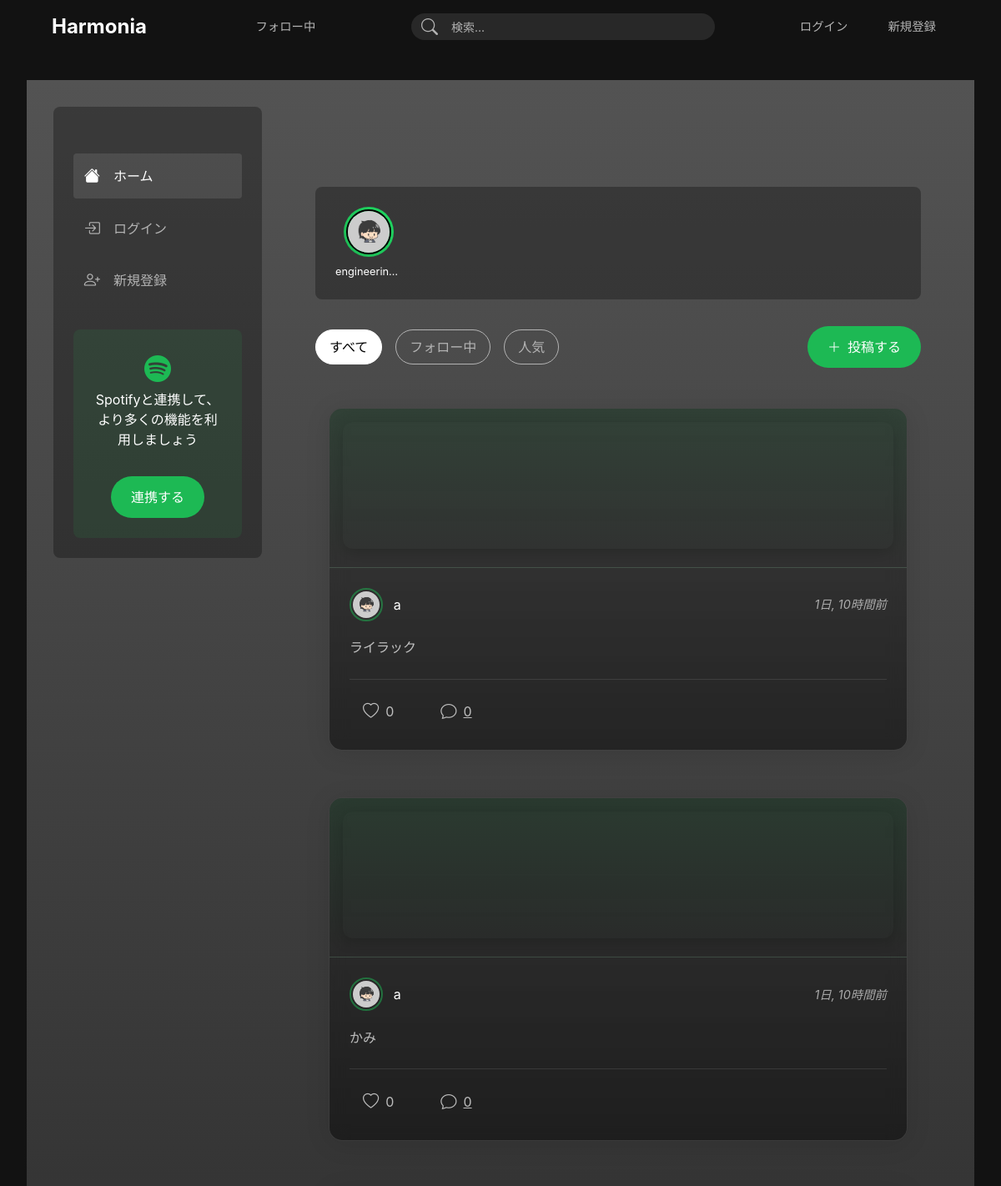
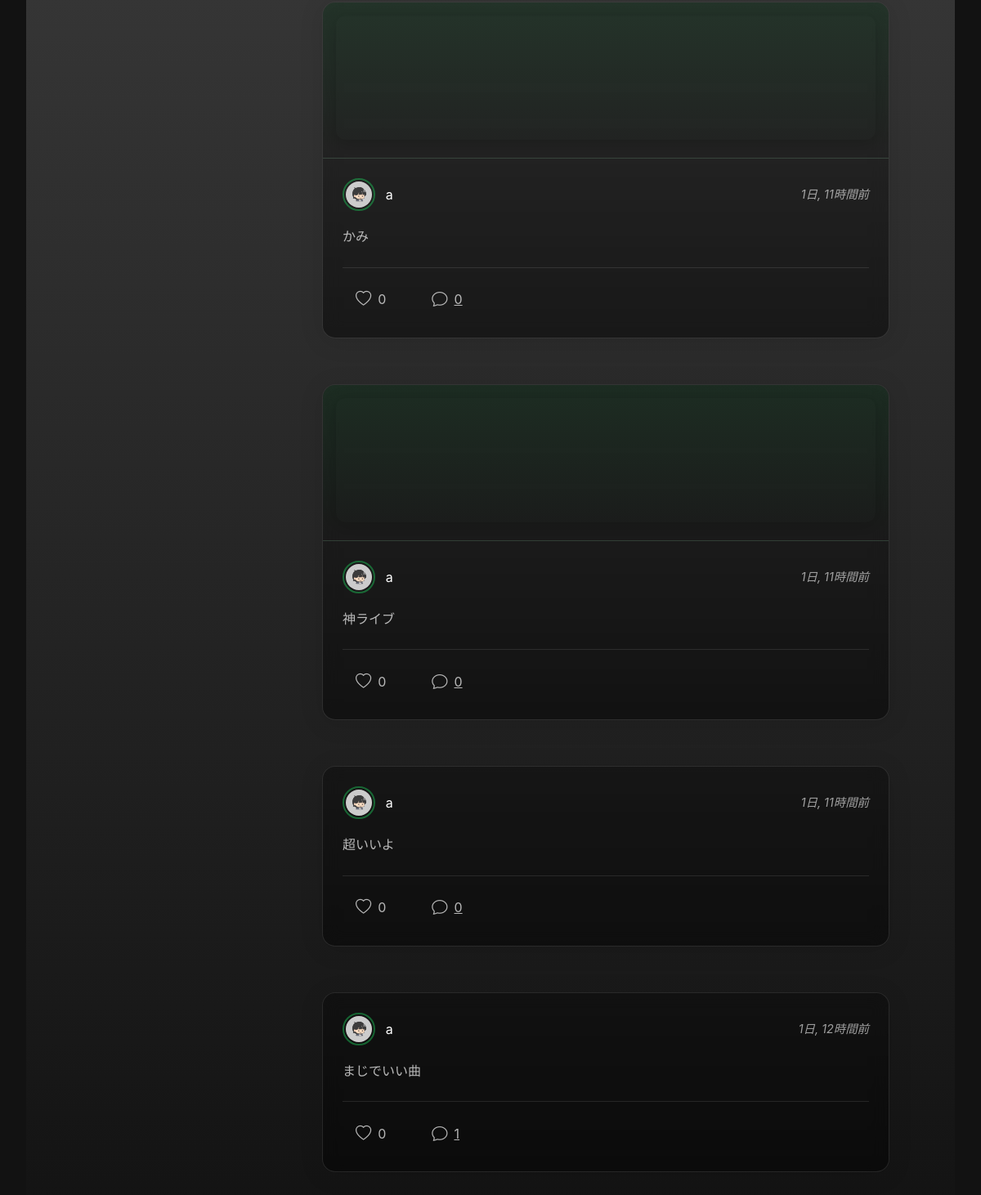
Before: / with the older database file (2 pictures, top to bottom).
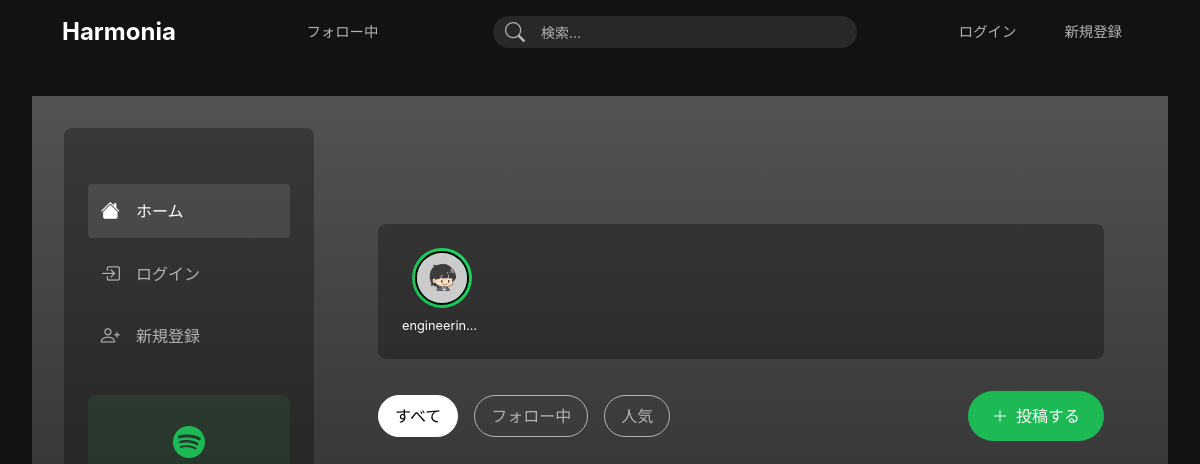
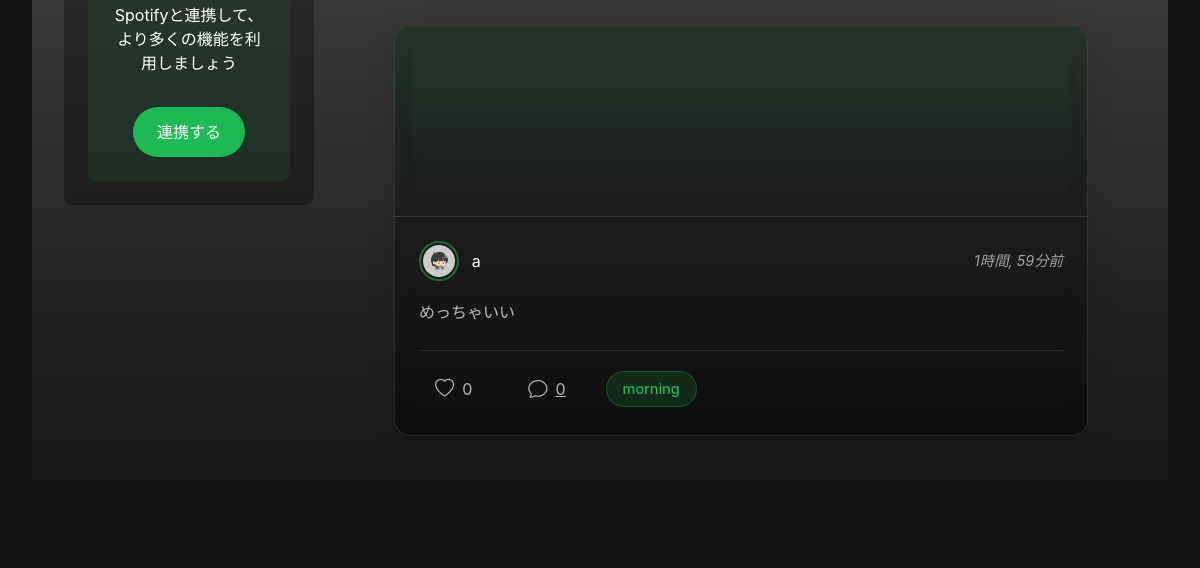
After: the same page with the newer database file (2 pictures, top to bottom).
### core/models.py (models this page shows, shortened)
class MusicPost(models.Model):
    MOOD_CHOICES = [
        ('happy', '楽しい'),
        ('sad', '悲しい'),
        ('excited', 'テンション高め'),
        ('relaxed', 'リラックス'),
        ('energetic', 'エネルギッシュ'),
        ('calm', '穏やか'),
        ('romantic', 'ロマンティック'),
        ('nostalgic', 'ノスタルジック'),
    ]
    user = models.ForeignKey(User, on_delete=models.CASCADE, null=True, blank=True)
    title = models.CharField(max_length=200)
    artist = models.CharField(max_length=200)
    spotify_link = models.CharField(max_length=200)
    description = models.TextField(blank=True)
    image = models.URLField(max_length=500, null=True, blank=True)
    created_at = models.DateTimeField(auto_now_add=True)
    likes = models.ManyToManyField(User, related_name='liked_posts', blank=True)
    mood = models.CharField(max_length=50, choices=MOOD_CHOICES, blank=True)
    is_playlist_track = models.BooleanField(default=False)
    class Meta:
        ordering = ['-created_at']

class Profile(models.Model):
    user = models.OneToOneField(User, on_delete=models.CASCADE)
    bio = models.TextField(max_length=500, blank=True)
    website = models.URLField(max_length=200, blank=True)
    avatar = models.ImageField(upload_to='profile_pics', default='default.jpg')
    spotify_refresh_token = models.CharField(max_length=200, blank=True, null=True)
    favorite_genres = models.JSONField(default=list, blank=True)
    favorite_artists = models.JSONField(default=list, blank=True)
    music_mood_preferences = models.JSONField(default=dict, blank=True)
    nickname = models.CharField(max_length=50, blank=True)
    following = models.ManyToManyField('self', symmetrical=False, related_name='followed_by', blank=True)

### core/views.py (the view, shortened to what this page needs)
# urls.py: path('', views.home, name='home'),
def home(request):
    posts = MusicPost.objects.select_related('user', 'user__profile').prefetch_related('likes', 'comments').order_by('-created_at')
    active_stories = MusicStory.objects.filter(
        expires_at__gt=timezone.now()
    ).select_related('user', 'user__profile').order_by('-created_at')
    stories_by_user = {}
    for story in active_stories:
        if story.user not in stories_by_user:
            stories_by_user[story.user] = {
                'user': {
                    'username': story.user.username,
                    'avatar_url': story.user.profile.avatar.url if story.user.profile.avatar else '/static/images/default-avatar.svg',
                },
                'stories': [],
                'has_unviewed': 'false'
            }
        story_info = {
            'id': story.id,
            'track_name': story.track_name or '',
            'artist_name': story.artist_name or '',
            'album_image_url': story.album_image_url or '',
            'mood': story.mood or '',
            'mood_emoji': story.mood_emoji or '',
            'comment': story.comment or '',
            'created_at': story.created_at.isoformat(),
            'viewed': 'true' if request.user.is_authenticated and request.user in story.viewers.all() else 'false'
        }
        stories_by_user[story.user]['stories'].append(story_info)
        if request.user.is_authenticated and not story_info['viewed']:
            stories_by_user[story.user]['has_unviewed'] = 'true'
    week_ago = timezone.now() - timezone.timedelta(days=7)
    trending_posts = MusicPost.objects.filter(
        created_at__gte=week_ago
    ).annotate(
        engagement=Count('likes') + Count('comments')
    ).order_by('-engagement')[:5]
    recommended_users = []
    stories_by_user_list = []
    for user_data in stories_by_user.values():
        stories_by_user_list.append(user_data)
    context = {
        'posts': posts,
        'stories_by_user': stories_by_user_list,
        'trending_posts': trending_posts,
        'recommended_users': recommended_users[:3]  # 上位3人のみ表示
    }
    return render(request, 'core/home.html', context)

### core/templates/core/home.html (shortened to what this page needs)
{% extends 'core/base.html' %}
{% load static %}
{% block content %}
<div class="spotify-container">
    <div class="home-layout">
        <div class="sidebar">
            <nav class="main-nav">
                <a href="{% url 'core:home' %}" class="nav-item active">
                    <i class="bi bi-house-fill"></i>
                    <span>ホーム</span>
                </a>
                {% if user.is_authenticated %}
                    <a href="{% url 'core:profile' user.username %}" class="nav-item">
                        <i class="bi bi-person-fill"></i>
                        <span>プロフィール</span>
                    </a>
                    <a href="#" class="nav-item">
                        <i class="bi bi-music-note-list"></i>
                        <span>プレイリスト</span>
                    </a>
                    <a href="{% url 'core:edit_music_taste' %}" class="nav-item">
                        <i class="bi bi-sliders"></i>
                        <span>音楽の好み</span>
                    </a>
                {% else %}
                    <a href="{% url 'core:login' %}" class="nav-item">
                        <i class="bi bi-box-arrow-in-right"></i>
                        <span>ログイン</span>
                    </a>
                    <a href="{% url 'core:register' %}" class="nav-item">
                        <i class="bi bi-person-plus"></i>
                        <span>新規登録</span>
                    </a>
                {% endif %}
            </nav>
            {% if not user.profile.spotify_connected %}
                <div class="spotify-connect-prompt">
                    <i class="bi bi-spotify"></i>
                    <p>Spotifyと連携して、より多くの機能を利用しましょう</p>
                    <a href="{% url 'core:spotify_connect' %}" class="spotify-connect-button">連携する</a>
                </div>
            {% endif %}
        </div>
        <main class="main-content">
            <div class="stories-section">
                <div class="stories-container">
                    {% for user_data in stories_by_user %}
                        <div class="story-item" data-first-story-id="{{ user_data.stories.0.id }}">
                            <div class="story-avatar {% if user_data.has_unviewed %}not-viewed{% endif %}">
                                {% if user_data.user.avatar_url %}
                                    <img src="{{ user_data.user.avatar_url }}" alt="{{ user_data.user.username }}">
                                {% else %}
                                    <img src="{% static 'images/default-avatar.svg' %}" alt="{{ user_data.user.username }}">
                                {% endif %}
                            </div>
                            <span class="story-username">{{ user_data.user.username }}</span>
                        </div>
                    {% endfor %}
                </div>
            </div>
            <div class="content-header">
                <div class="feed-filters">
                    <button class="filter-button active">すべて</button>
                    <button class="filter-button">フォロー中</button>
                    <button class="filter-button">人気</button>
                </div>
                <a href="{% url 'core:create_post' %}" class="create-post-button">
                    <i class="bi bi-plus-lg"></i>
                    投稿する
                </a>
            </div>
            <div class="posts-grid">
                {% for post in posts %}
                    <div class="post-card">
                        {% if post.spotify_link %}
                            <div class="spotify-player">
                                <iframe
                                    src="https://open.spotify.com/embed/track/{{ post.spotify_link|slice:'31:' }}"
                                    width="100%"
                                    height="152"
                                    frameborder="0"
                                    allowtransparency="true"
                                    allow="encrypted-media">
                                </iframe>
                            </div>
                        {% endif %}
                        <div class="post-content">
                            <div class="post-header">
                                <a href="{% url 'core:profile' post.user.username %}" class="post-user">
                                    {% if post.user.profile.avatar %}
                                        <img src="{{ post.user.profile.avatar.url }}" alt="{{ post.user.username }}">
                                    {% else %}
                                        <img src="{% static 'images/default-avatar.svg' %}" alt="{{ post.user.username }}">
                                    {% endif %}
                                    <span>{{ post.user.username }}</span>
                                </a>
                                <span class="post-time">{{ post.created_at|timesince }}前</span>
                            </div>
                            {% if post.description %}
                                <p class="post-description">{{ post.description }}</p>
                            {% endif %}
                            <div class="post-meta">
                                <button class="like-button {% if user in post.likes.all %}liked{% endif %}" data-post-id="{{ post.id }}">
                                    <i class="bi bi-heart{% if user in post.likes.all %}-fill{% endif %}"></i>
                                    <span class="like-count">{{ post.likes.count }}</span>
                                </button>
                                <a href="{% url 'core:post_detail' post.id %}" class="comment-button">
                                    <i class="bi bi-chat"></i>
                                    <span>{{ post.comments.count }}</span>
                                </a>
                                {% if post.mood %}
                                    <span class="mood-tag">{{ post.get_mood_display }}</span>
                                {% endif %}
                            </div>
                        </div>
                    </div>
                {% empty %}
                    <div class="no-posts">
                        <i class="bi bi-music-note"></i>
                        <p>投稿がありません</p>
                    </div>
                {% endfor %}
            </div>
        </main>
    </div>
</div>
{% endblock %}

### core/templates/core/base.html (shortened to what this page needs)
{% load static %}
<!DOCTYPE html>
<html lang="ja">
<head>
    <link href="https://cdn.jsdelivr.net/npm/bootstrap@5.3.0/dist/css/bootstrap.min.css" rel="stylesheet">
    <link rel="stylesheet" href="https://cdn.jsdelivr.net/npm/bootstrap-icons@1.10.0/font/bootstrap-icons.css">
    <link rel="stylesheet" href="/static/css/style.css">
</head>
<body>
    <nav class="navbar">
        <div class="container">
            <a class="navbar-brand" href="{% url 'core:home' %}">Harmonia</a>
            <ul class="navbar-nav nav-left">
                <li class="nav-item">
                    <a class="nav-link" href="{% url 'core:following_posts' %}">フォロー中</a>
                </li>
            </ul>
            <form class="search-form" action="{% url 'core:search' %}" method="get">
                <i class="bi bi-search search-icon"></i>
                <input class="form-control" type="search" name="q" placeholder="検索..." aria-label="Search">
            </form>
            <div class="nav-right">
                {% if user.is_authenticated %}
                    <a class="nav-link" href="{% url 'core:notifications' %}">
                        <i class="bi bi-bell notifications-icon"></i>
                        {% if unread_notifications_count > 0 %}
                            <span class="badge bg-danger notification-badge">{{ unread_notifications_count }}</span>
                        {% endif %}
                    </a>
                    <div class="user-menu dropdown">
                        <a class="dropdown-toggle" href="#" role="button" data-bs-toggle="dropdown" aria-expanded="false">
                            {% if user.profile.avatar %}
                                <img src="{{ user.profile.avatar.url }}" alt="{{ user.username }}">
                            {% else %}
                                <img src="{% static 'images/default-avatar.svg' %}" alt="{{ user.username }}">
                            {% endif %}
                            <span class="username">{{ user.username }}</span>
                            <i class="bi bi-chevron-down"></i>
                        </a>
                        <ul class="dropdown-menu dropdown-menu-dark">
                            <li>
                                <a class="dropdown-item" href="{% url 'core:profile' user.username %}">
                                    <i class="bi bi-person"></i> プロフィール
                                </a>
                            </li>
                            <li>
                                <a class="dropdown-item" href="{% url 'core:profile_edit' %}">
                                    <i class="bi bi-gear"></i> 設定
                                </a>
                            </li>
                            <li>
                                <a class="dropdown-item" href="{% url 'core:edit_music_taste' %}">
                                    <i class="bi bi-music-note"></i> 音楽の好みを編集
                                </a>
                            </li>
                            <li><hr class="dropdown-divider"></li>
                            <li>
                                <a class="dropdown-item" href="{% url 'core:logout' %}">
                                    <i class="bi bi-box-arrow-right"></i> ログアウト
                                </a>
                            </li>
                        </ul>
                    </div>
                {% else %}
                    <a class="nav-link" href="{% url 'core:login' %}">ログイン</a>
                    <a class="nav-link" href="{% url 'core:register' %}">新規登録</a>
                {% endif %}
            </div>
        </div>
    </nav>
    <main>
        {% block content %}
        {% endblock %}
    </main>
</body>
</html>

### static/css/style.css (style rules this page uses)
:root { --spotify-black: #121212; --spotify-dark-gray: #181818; --spotify-light-gray: #282828; --spotify-green: #1DB954; --spotify-white: #FFFFFF; --spotify-hover: #282828; --spotify-text-secondary: #B3B3B3; }
body { background-color: var(--spotify-black); color: var(--spotify-white); font-family: -apple-system, BlinkMacSystemFont, "Segoe UI", Roboto, "Helvetica Neue", Arial, sans-serif; margin: 0; padding: 0; min-height: 100vh; }
.navbar { background-color: var(--spotify-black); padding: 0 !important; height: 64px; border-bottom: 1px solid var(--spotify-divider); position: fixed; top: 0; left: 0; width: 100%; z-index: 1000; }
.navbar .container { display: flex; align-items: center; justify-content: space-between; height: 100%; padding: 0 2rem; }
.navbar-brand { color: var(--spotify-white) !important; font-size: 1.5rem; font-weight: bold; text-decoration: none; margin-right: 2rem; }
.nav-left { display: flex; align-items: center; gap: 1rem; }
.navbar-nav { display: flex; align-items: center; flex-direction: row; list-style: none; margin: 0; padding: 0; gap: 2rem; }
.nav-item { position: relative; }
.nav-link { color: var(--spotify-text-secondary) !important; text-decoration: none; font-weight: 500; font-size: 0.9rem; transition: color 0.2s; display: flex; align-items: center; gap: 0.5rem; padding: 0.5rem 1rem; }
.search-form { position: relative; max-width: 364px; width: 100%; margin: 0 1rem; }
.search-form .form-control { width: 100%; height: 32px; background-color: var(--spotify-light-gray); border: none; border-radius: 500px; padding: 6px 48px; color: var(--spotify-white); font-size: 0.875rem; }
.search-form .search-icon { position: absolute; left: 12px; top: 50%; transform: translateY(-50%); color: var(--spotify-text-secondary); font-size: 1.25rem; }
.search-form .form-control::placeholder { color: var(--spotify-text-secondary); }
.nav-right { display: flex; align-items: center; gap: 1rem; }
.nav-right .nav-link { padding: 8px 16px; border-radius: 500px; transition: all 0.2s; }
main { padding: 2rem; width: 100%; margin-top: 64px; }

Changed rows visible on the page:
removed MusicPost: user.profile.avatar (picture), user.username "a", created_at "1日, 10時間", description "ライラック", likes.count "0", comments.count "0"
removed MusicPost: user.profile.avatar (picture), user.username "a", created_at "1日, 10時間", description "かみ", likes.count "0", comments.count "0"
removed MusicPost: user.profile.avatar (picture), user.username "a", created_at "1日, 11時間", description "かみ", likes.count "0", comments.count "0"
removed MusicPost: user.profile.avatar (picture), user.username "a", created_at "1日, 11時間", description "神ライブ", likes.count "0", comments.count "0"
removed MusicPost: user.profile.avatar (picture), user.username "a", created_at "1日, 11時間", description "超いいよ", likes.count "0", comments.count "0"
removed MusicPost: user.profile.avatar (picture), user.username "a", created_at "1日, 12時間", description "まじでいい曲", likes.count "0", comments.count "1"
added MusicPost: user.profile.avatar (picture), user.username "a", created_at "1時間, 59分", description "めっちゃいい", likes.count "0", comments.count "0", mood "morning"
